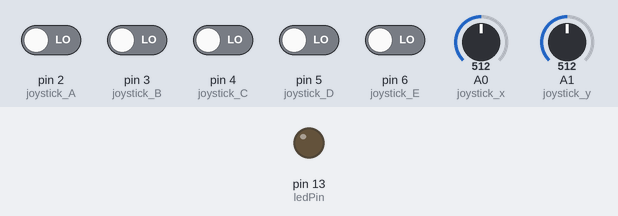
A sketch run on a simulated Arduino Leonardo, built with avr-gcc and run on an emulated ATmega32U4. On the bench: output pins drawn as LEDs (lit = HIGH). The test bench sets the inputs (shaded band); at power-on: pin 2 (joystick_A), pin 3 (joystick_B), pin 4 (joystick_C), pin 5 (joystick_D), pin 6 (joystick_E) LOW, A0 (joystick_x) = 512, A1 (joystick_y) = 512. USB keyboard and mouse output is not drawn.

Above: at 1.2 s.
1.3 s: pin 6 (joystick_E) driven HIGH
At 2.6 s:
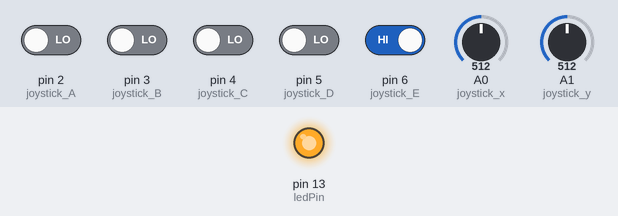
Timing chart, 0 to 4.3 s (numbered marks = the images above; inputs shaded):
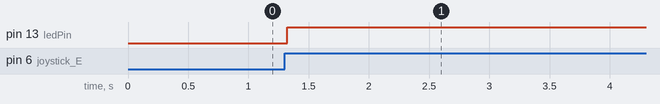

Measured:
- after the input at 1.3 s, pin 13 (ledPin): LOW → HIGH at once

The sketch:

btnOnOff.ino
```cpp
#include "Keyboard.h"

const int joystick_x = A0;
const int joystick_y = A1;
const int joystick_z = 8;    //조이스틱 X,Y,Z축을 저장

const int joystick_A = 2;
const int joystick_B = 3;
const int joystick_C = 4;
const int joystick_D = 5;

const int joystick_E = 6;
const int joystick_F = 7;


 const int ledPin = 13 ;

 boolean mouseIsActive = false;    // whether or not to control the mouse
 int lastSwitchState = LOW;        // previous switch state

void setup() {

  pinMode ( joystick_E, INPUT );
  pinMode ( ledPin, OUTPUT );
  Keyboard.begin();
}

void loop() {
  int switchState = digitalRead ( joystick_E );
  if (switchState != lastSwitchState) {
    if (switchState == HIGH) {
      mouseIsActive = !mouseIsActive;
      digitalWrite(ledPin, mouseIsActive);
    }
  }
  lastSwitchState = switchState;

  if ( mouseIsActive ) {                      // 조이스틱
      int x_Read = analogRead(joystick_x) ;
      if ( x_Read < 150 ) {
      Keyboard.press( KEY_LEFT_ARROW );
      }
      if ( x_Read > 950 ) {
      Keyboard.press( KEY_RIGHT_ARROW );
      }

      int y_Read = analogRead(joystick_y) ;
      if ( y_Read < 150 ) {
      Keyboard.press( KEY_DOWN_ARROW );
      }
      if ( y_Read > 950 ) {
      Keyboard.press( KEY_UP_ARROW );
      }
  }
  if ( mouseIsActive ) {                      // 버튼

      int A_Read = digitalRead(joystick_A) ;
      if ( A_Read == LOW ) {
      Keyboard.press( 0x41 ); //A
      }

      int B_Read = digitalRead(joystick_B) ;
      if ( B_Read == LOW ) {
      Keyboard.press( 0x42 ); //s
      }

      int C_Read = digitalRead(joystick_C) ;
      if ( C_Read == LOW ) {
      Keyboard.press( 0x43 ); //w
      }

      int D_Read = digitalRead(joystick_D) ;
      if ( D_Read == LOW ) {
      Keyboard.press( 0x44 ); //d
      }
   }
  delay ( 30 );
  Keyboard.releaseAll();
}
```
